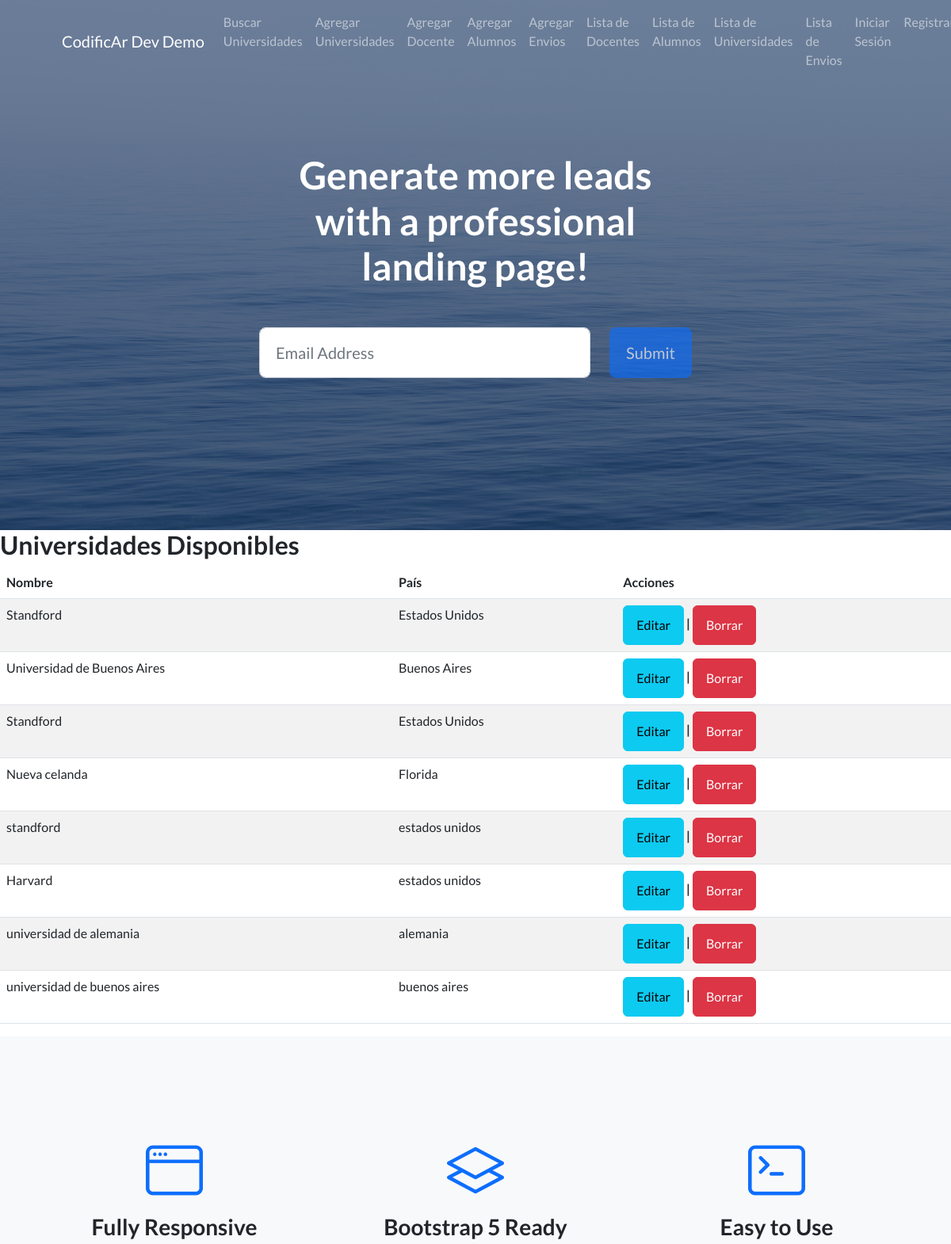
The app's page /lista_universidad/ (upper part), older data.
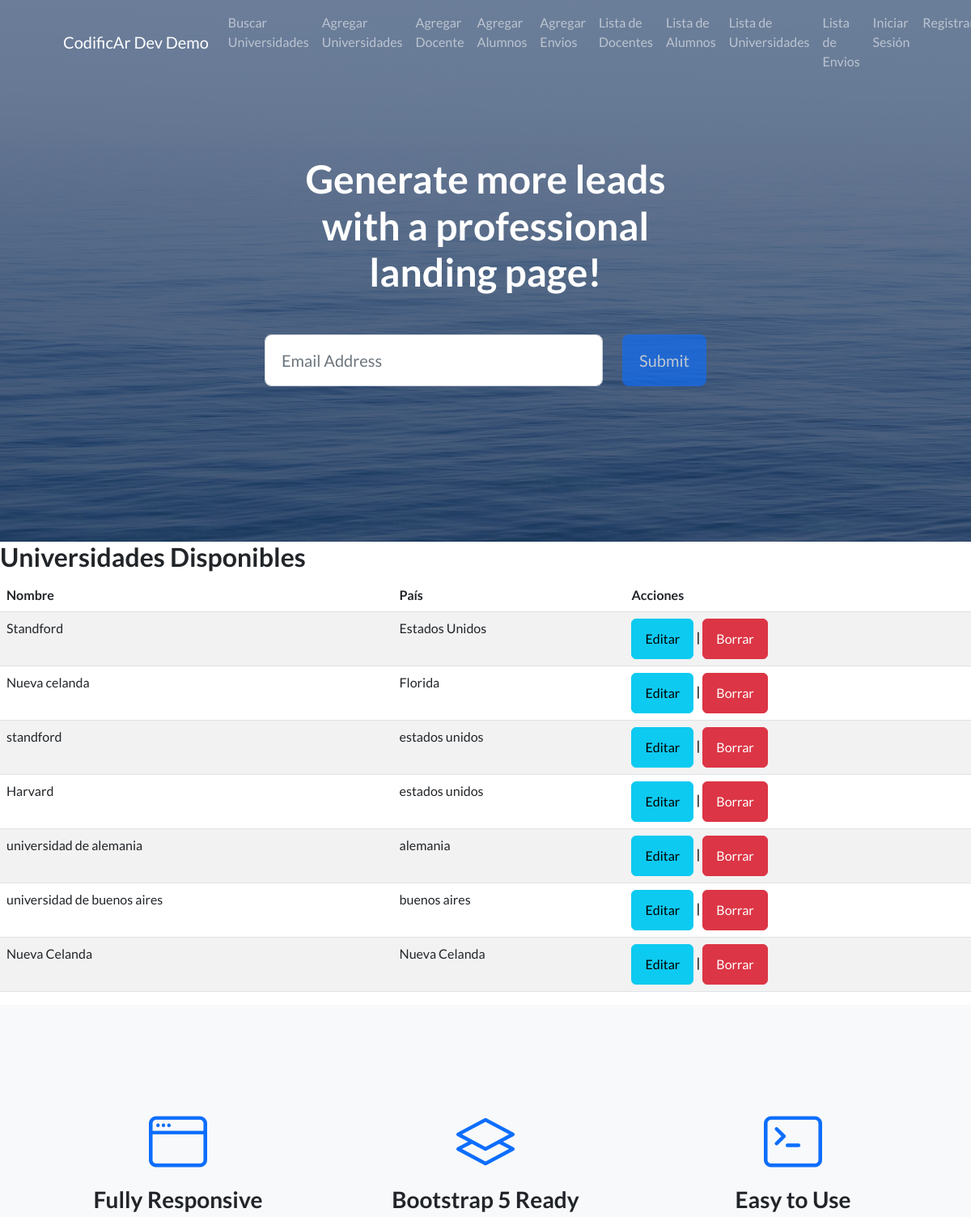
The same page, newer data.
### AppCoder/models.py (models this page shows, shortened)
class Universidad(models.Model):
    nombre = models.CharField(max_length= 30)
    pais = models.CharField(max_length=30)

### AppCoder/views.py (the view)
# urls.py: path('lista_universidad/', views.UniversidadListView.as_view(), name='lista_universidad'),
class UniversidadListView(ListView):
    model = Universidad  # Modelo con el que trabaja esta vista
    template_name = "appcoder/lista_universidad.html"  # Plantilla para renderizar la lista

### AppCoder/templates/appcoder/lista_universidad.html (shortened to what this page needs)
{% extends 'appcoder/index.html' %}
{% block contenidoQueCambia %}
<h2>Universidades Disponibles</h2>
<table class="table table-striped">
    <thead>
        <tr>
            <th>Nombre</th>
            <th>País</th>
            <th>Acciones</th>
        </tr>
    </thead>
    <tbody>
        {% for universidad in object_list %}
        <tr>
            <td>{{ universidad.nombre }}</td>
            <td>{{ universidad.pais }}</td>
            <th>
                <a name=""id=""class="btn btn-info"href="{% url 'editar_universidad' universidad.id %}"role="button">Editar</a>
                |
                <a name=""id=""class="btn btn-danger"href="{% url 'eliminar_universidad' universidad.id %}"role="button">Borrar</a>
            </th>
        </tr>
        {% endfor %}
    </tbody>
</table>
{% endblock %}

Row changes from the older to the newer data that the page shows:
removed Universidad: nombre "Standford", pais "Estados Unidos"
removed Universidad: nombre "Universidad de Buenos Aires", pais "Buenos Aires"
added Universidad: nombre "Nueva Celanda", pais "Nueva Celanda"
